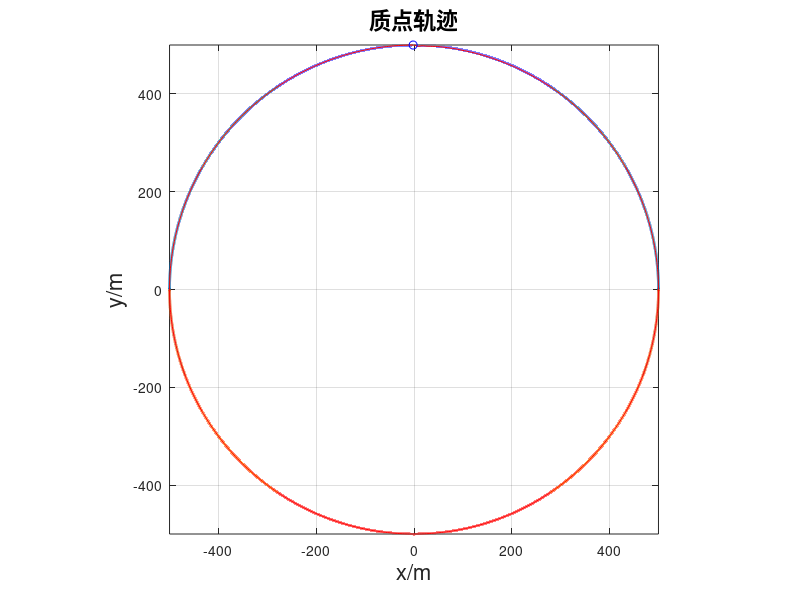

Reproduce this figure in MATLAB. (Note: this script raises an error after producing the figure.)
%%
clc
clear all;
close all;
%1.建一个匀速圆周运动的模型
 
r = 500;
x = -r:0.01:r;
y = sqrt(r.^2 - x.^2);   %运动的轨迹

plot(x,[y;-y],'LineWidth',2);
grid on;axis equal;title('质点轨迹','FontSize',16)
xlabel('x/m','FontSize',16)
ylabel('y/m','FontSize',16)
xlim([-2000 2000])
ylim([-2000 2000])
text(750,750,'o','color','g')
text(750,750,'雷达1','FontSize',10)
text(-750,750,'o','color','g')
text(-750,750,'雷达2','FontSize',10)
text(0,-1000,'o','color','g')
text(0,-1000,'雷达3','FontSize',10)

%%
%目标的移动
Observation_time = 0.5;

v = 10;
w = v/r;%角速度
t = 0:Observation_time:2*pi/w;%刚好转一圈
Q = 2;%过程噪声
x_w=sqrt(Q)*randn(1,size(t,2));
y_w=sqrt(Q)*randn(1,size(t,2));

x_traj = r * sin(w*t);%实现刚好走完一圈
y_traj = r * cos(w*t);
s_traj = [x_traj;y_traj];

x_ture_traj = r * sin(w*t)+x_w;%实现刚好走完一圈
y_ture_traj = r * cos(w*t)+y_w;
ture_traj = [x_ture_traj;y_ture_traj];


%雷达的位置
radar_1 = [750 750];
radar_2 = [-750 750];
radar_3 = [0 -1000];
radar1_noise = 3;
radar2_noise = 1;
radar3_noise = 4;

%真实的测量信号
radar1_ture_measuremnet = sqrt((radar_1(1)-x_ture_traj).^2 + (radar_1(2)-y_ture_traj).^2 );
radar2_ture_measuremnet = sqrt((radar_2(1)-x_ture_traj).^2 + (radar_2(2)-y_ture_traj).^2 );
radar3_ture_measuremnet = sqrt((radar_3(1)-x_ture_traj).^2 + (radar_3(2)-y_ture_traj).^2 );

%加噪声的测量
radar1_noise_measuremnet = radar1_ture_measuremnet + radar1_noise * randn(1,size(radar1_ture_measuremnet,2));
radar2_noise_measuremnet = radar2_ture_measuremnet + radar2_noise * randn(1,size(radar2_ture_measuremnet,2));
radar3_noise_measuremnet = radar3_ture_measuremnet + radar3_noise * randn(1,size(radar3_ture_measuremnet,2));


%%
%FR结构的联邦滤波器(融合重置结构)
%联邦滤波器 三个子滤波器 一个主滤波器
beta_M = 0;
N = 3;
beta_i = 1/N;%每个传感器分配的权值是一样的

Q_process_noise_system = diag([2 2]);%系统的过程噪声，题目的要求
P_cov_system = diag([1000 1000 ]);%初始的系统协方差,随便给定的
X_init_state = [0;500];%初始目标的位置
%%%%%%%%%%%%%%%%%%%%%%%%%%%%1.信息分配与重置%%%%%%%%%%%%%%%%%%%%%%%%%%%%%%%%%%%%%

Q_process_noise_radar =  1/(beta_i) * Q_process_noise_system;

system_init_pos  = X_init_state;
object1_init_pos = X_init_state;
object2_init_pos = X_init_state;
object3_init_pos = X_init_state;

object1_correct_pos = X_init_state;
object2_correct_pos = X_init_state;
object3_correct_pos = X_init_state;
fusion_pos          = X_init_state;

object1_init_cov = 1/(beta_i) * P_cov_system;
object2_init_cov = 1/(beta_i) * P_cov_system;
object3_init_cov = 1/(beta_i) * P_cov_system;



for i = 1:size(radar1_ture_measuremnet,2)-1 %第一个观测值扔掉

%%%%%%%%%%%%%%%%%%%%%%%%%%%%2.传感器时间量测更新%%%%%%%%%%%%%%%%%%%%%%%%%%%%%%%%%%%%%
 
  %由于是匀速圆周运动，所以可以用旋转矩阵来做预测 R = [cos(theta) -sin(theta) ; sin(theta) cos(theta)]
  %由于旋转矩阵本身的方向是逆时针方向的，而本题物体的运动是瞬时间的，所以需要用到旋转矩阵的逆 = 旋转矩阵的转置
    theta = w * Observation_time * 1;
    R = [cos(theta)  -sin(theta); 
         sin(theta) cos(theta)]'; %对于每个传感器都是一样的 
%%
%传感器1
    %radar1的卡尔曼子滤波器  
    %预测
    F = R;
    object1_estimate_pos(:,i+1) =  F * object1_init_pos;
    P_object1_estimate          =  F * object1_init_cov * F' + Q_process_noise_radar;
 
    %更新
    %因为观测并不是线性的，所以这里需要用到拓展卡尔曼滤波，对观测方程进行求导
    %观测矩阵也是不断变化的，因为是在均值处进行展开
    dec = sqrt((radar_1(1)-object1_estimate_pos(1,i+1)).^2 + (radar_1(2)-object1_estimate_pos(2,i+1)).^2);
    H = [ -(radar_1(1)-object1_estimate_pos(1,i+1))/dec  -(radar_1(2)-object1_estimate_pos(2,i+1))/dec];
 
    K  = P_object1_estimate * H' * inv(H * P_object1_estimate * H' + radar1_noise) ;
    object1_correct_pos(:,i+1) = object1_estimate_pos(:,i+1) + K * ( radar1_noise_measuremnet(i+1) - sqrt((radar_1(1)-object1_estimate_pos(1,i+1)).^2 + (radar_1(2)-object1_estimate_pos(2,i+1)).^2));
    inform_object1_correct = inv((eye(2) - K * H)*P_object1_estimate);
 

%radar2的卡尔曼子滤波器

    object2_estimate_pos(:,i+1) =  F * object2_init_pos;
    P_object2_estimate          =  F *  object2_init_cov * F' + Q_process_noise_radar;
 
    %更新

    dec = sqrt((radar_2(1)-object2_estimate_pos(1,i+1)).^2 + (radar_2(2)-object2_estimate_pos(2,i+1)).^2);
    H = [ -(radar_2(1)-object2_estimate_pos(1,i+1))/dec -(radar_2(2)-object2_estimate_pos(2,i+1))/dec];
 
 
    K  = P_object2_estimate * H' * inv(H * P_object2_estimate * H' + radar2_noise) ;
    object2_correct_pos(:,i+1) = object2_estimate_pos(:,i+1) + K * ( radar2_noise_measuremnet(i+1) - sqrt((radar_2(1)-object2_estimate_pos(1,i+1)).^2 + (radar_2(2)-object2_estimate_pos(2,i+1)).^2));
    inform_object2_correct = inv((eye(2) - K * H)*P_object2_estimate);
 
%%
%radar3的卡尔曼子滤波器
       %object3_init_pos
   object3_estimate_pos(:,i+1) =  F * object3_init_pos;
    P_object3_estimate          =  F *  object3_init_cov * F' + Q_process_noise_radar;
 
    %更新

    dec = sqrt((radar_3(1)-object3_estimate_pos(1,i+1)).^2 + (radar_3(2)-object3_estimate_pos(2,i+1)).^2);
    H = [ -(radar_3(1)-object3_estimate_pos(1,i+1))/dec -(radar_3(2)-object3_estimate_pos(2,i+1))/dec];
 

 
    K  = P_object3_estimate * H' * inv(H * P_object3_estimate * H' + radar3_noise) ;
    object3_correct_pos(:,i+1) = object3_estimate_pos(:,i+1) + K * ( radar3_noise_measuremnet(i+1) - sqrt(     (radar_3(1)-object3_estimate_pos(1,i+1)).^2 + (radar_3(2)-object3_estimate_pos(2,i+1)).^2)  );
    inform_object3_correct = inv((eye(2) - K * H)*P_object3_estimate);

%%%%%%%%%%%%%%%%%%%%%%%%%%%%3.主滤波器时间更新%%%%%%%%%%%%%%%%%%%%%%%%%%%%%%%%%%%%%

%主滤波器 有3种模式，NR,ZR,FS

    system_estimate_pos = F * system_init_pos;
    system_estimate_cov = F * P_cov_system * F';
 
%%%%%%%%%%%%%%%%%%%%%%%%%%%%4.最后的融合处理%%%%%%%%%%%%%%%%%%%%%%%%%%%%%%%%%%%%%
    fusion_cov = inv( inform_object1_correct + inform_object2_correct + inform_object3_correct + inv(system_estimate_cov));
    fusion_pos(:,i+1) = fusion_cov* (inform_object1_correct *object1_correct_pos(:,i+1) + inform_object2_correct * object2_correct_pos(:,i+1) + inform_object3_correct *object3_correct_pos(:,i+1) + inv(system_estimate_cov) * system_estimate_pos );
 
 
    object1_init_pos = fusion_pos(:,i+1);
    object1_init_cov = 1/(beta_i) * fusion_cov;
    object2_init_pos = fusion_pos(:,i+1);
    object2_init_cov = 1/(beta_i) * fusion_cov;
    object3_init_pos = fusion_pos(:,i+1);
    object3_init_cov = 1/(beta_i) * fusion_cov;
 
    system_init_pos = fusion_pos(:,i+1);
    P_cov_system = fusion_cov ;
 
end

plot(x,[y;-y],'LineWidth',2);
grid on;axis equal;title('质点轨迹','FontSize',16)
xlabel('x/m','FontSize',16)
ylabel('y/m','FontSize',16)
xlim([-2000 2000])
ylim([-2000 2000])
text(750,750,'o','color','g')
text(750,750,'雷达1','FontSize',10)
text(-750,750,'o','color','g')
text(-750,750,'雷达2','FontSize',10)
text(0,-1000,'o','color','g')
text(0,-1000,'雷达3','FontSize',10)
hold on 
comet(fusion_pos(1,:),fusion_pos(2,:))

for i=1:size(radar1_ture_measuremnet,2)-1
%     Err_S(i)=Dist(ture_traj(:,i),s_traj(:,i));%滤波前的误差
    Err_FF(i)=Dist(fusion_pos(:,i),ture_traj(:,i));%滤波前的误差
%     Err_UKF(i)=RMS(X(:,i),Xukf(:,i));%滤波后的误差
end
% mean_S=mean(Err_S);
mean_FF=mean(Err_FF);
% mean_UKF=mean(Err_UKF);
% mean_PF=mean(Err_PF);
t=1:size(radar1_ture_measuremnet,2)-1;
figure
hold on;box on;
% plot(t,Err_Obs,'-');
% plot(t,Err_UKF,'--');
% plot(t,Err_S,'-.');
plot(t,Err_FF,'-.');
% legend('滤波前误差',num2str(mean_Observation),'基本滤波后误差','固定增益滤波后误差');
legend(sprintf('FF滤波后误差%.03f',mean_FF));
xlabel('观测时间/s');
ylabel('误差值');

function d=Dist(X1,X2)
if length(X2)<=2
    d=sqrt((X1(1,1)-X2(1,1))^2+(X1(2,1)-X2(2,1))^2);
else
%     d=sqrt((X1(1)-X2(1))^2+(X1(3)-X2(3))^2);
end
end